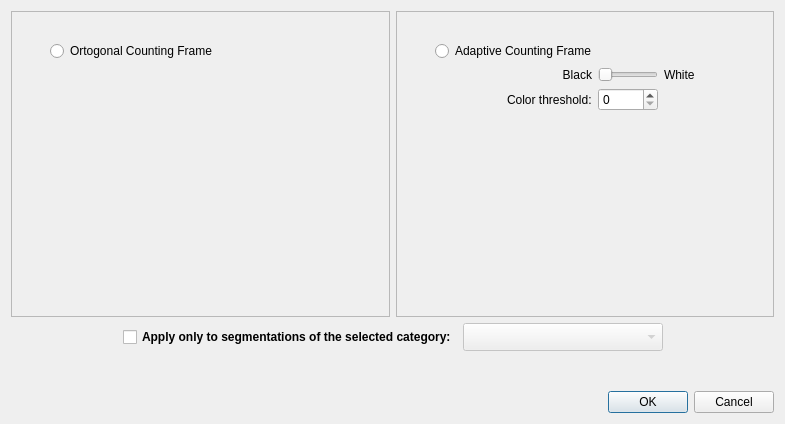
<?xml version="1.0" encoding="UTF-8"?>
<ui version="4.0">
 <class>TypeDialog</class>
 <widget class="QDialog" name="TypeDialog">
  <property name="geometry">
   <rect>
    <x>0</x>
    <y>0</y>
    <width>785</width>
    <height>424</height>
   </rect>
  </property>
  <property name="windowTitle">
   <string>Select Counting Frame</string>
  </property>
  <layout class="QVBoxLayout" name="verticalLayout">
   <item>
    <layout class="QHBoxLayout" name="horizontalLayout" stretch="1,1">
     <item>
      <widget class="QFrame" name="frame_2">
       <property name="frameShape">
        <enum>QFrame::StyledPanel</enum>
       </property>
       <property name="frameShadow">
        <enum>QFrame::Raised</enum>
       </property>
       <layout class="QVBoxLayout" name="verticalLayout_9">
        <item>
         <widget class="QLabel" name="label_11">
          <property name="sizePolicy">
           <sizepolicy hsizetype="Minimum" vsizetype="Minimum">
            <horstretch>0</horstretch>
            <verstretch>0</verstretch>
           </sizepolicy>
          </property>
          <property name="text">
           <string/>
          </property>
          <property name="pixmap">
           <pixmap resource="../rsc/CountingFrame.qrc">:/rectangular-frame.png</pixmap>
          </property>
          <property name="alignment">
           <set>Qt::AlignCenter</set>
          </property>
         </widget>
        </item>
        <item>
         <layout class="QHBoxLayout" name="horizontalLayout_5">
          <item>
           <widget class="QRadioButton" name="ortogonalRadio">
            <property name="maximumSize">
             <size>
              <width>300</width>
              <height>16777215</height>
             </size>
            </property>
            <property name="text">
             <string>Ortogonal Counting Frame</string>
            </property>
            <property name="autoExclusive">
             <bool>true</bool>
            </property>
           </widget>
          </item>
         </layout>
        </item>
        <item>
         <spacer name="verticalSpacer_3">
          <property name="orientation">
           <enum>Qt::Vertical</enum>
          </property>
          <property name="sizeType">
           <enum>QSizePolicy::MinimumExpanding</enum>
          </property>
          <property name="sizeHint" stdset="0">
           <size>
            <width>20</width>
            <height>0</height>
           </size>
          </property>
         </spacer>
        </item>
       </layout>
      </widget>
     </item>
     <item>
      <widget class="QFrame" name="frame">
       <property name="frameShape">
        <enum>QFrame::StyledPanel</enum>
       </property>
       <property name="frameShadow">
        <enum>QFrame::Raised</enum>
       </property>
       <layout class="QVBoxLayout" name="verticalLayout_2">
        <item>
         <widget class="QLabel" name="adaptiveExample">
          <property name="sizePolicy">
           <sizepolicy hsizetype="Minimum" vsizetype="Minimum">
            <horstretch>0</horstretch>
            <verstretch>0</verstretch>
           </sizepolicy>
          </property>
          <property name="text">
           <string/>
          </property>
          <property name="pixmap">
           <pixmap resource="../rsc/CountingFrame.qrc">:/adaptive-frame.png</pixmap>
          </property>
          <property name="alignment">
           <set>Qt::AlignCenter</set>
          </property>
         </widget>
        </item>
        <item>
         <layout class="QHBoxLayout" name="horizontalLayout_11">
          <item>
           <widget class="QRadioButton" name="adaptiveRadio">
            <property name="maximumSize">
             <size>
              <width>300</width>
              <height>16777215</height>
             </size>
            </property>
            <property name="text">
             <string>Adaptive Counting Frame</string>
            </property>
            <property name="autoExclusive">
             <bool>true</bool>
            </property>
           </widget>
          </item>
         </layout>
        </item>
        <item>
         <layout class="QGridLayout" name="gridLayout">
          <item row="2" column="1">
           <widget class="QLabel" name="thresholdLabel">
            <property name="text">
             <string>Color threshold:</string>
            </property>
           </widget>
          </item>
          <item row="1" column="1">
           <widget class="QLabel" name="balckLabel">
            <property name="text">
             <string>Black</string>
            </property>
            <property name="alignment">
             <set>Qt::AlignRight|Qt::AlignTrailing|Qt::AlignVCenter</set>
            </property>
           </widget>
          </item>
          <item row="2" column="3">
           <widget class="QSpinBox" name="thresholdBox">
            <property name="maximumSize">
             <size>
              <width>60</width>
              <height>16777215</height>
             </size>
            </property>
           </widget>
          </item>
          <item row="1" column="3">
           <widget class="QSlider" name="colorBox">
            <property name="maximumSize">
             <size>
              <width>60</width>
              <height>16777215</height>
             </size>
            </property>
            <property name="maximum">
             <number>255</number>
            </property>
            <property name="orientation">
             <enum>Qt::Horizontal</enum>
            </property>
           </widget>
          </item>
          <item row="2" column="4">
           <spacer name="horizontalSpacer">
            <property name="orientation">
             <enum>Qt::Horizontal</enum>
            </property>
            <property name="sizeHint" stdset="0">
             <size>
              <width>40</width>
              <height>20</height>
             </size>
            </property>
           </spacer>
          </item>
          <item row="2" column="0">
           <spacer name="horizontalSpacer_2">
            <property name="orientation">
             <enum>Qt::Horizontal</enum>
            </property>
            <property name="sizeHint" stdset="0">
             <size>
              <width>40</width>
              <height>20</height>
             </size>
            </property>
           </spacer>
          </item>
          <item row="1" column="4">
           <widget class="QLabel" name="whiteLabel">
            <property name="text">
             <string>White</string>
            </property>
           </widget>
          </item>
         </layout>
        </item>
        <item>
         <spacer name="verticalSpacer_4">
          <property name="orientation">
           <enum>Qt::Vertical</enum>
          </property>
          <property name="sizeType">
           <enum>QSizePolicy::MinimumExpanding</enum>
          </property>
          <property name="sizeHint" stdset="0">
           <size>
            <width>20</width>
            <height>0</height>
           </size>
          </property>
         </spacer>
        </item>
       </layout>
      </widget>
     </item>
    </layout>
   </item>
   <item>
    <layout class="QHBoxLayout" name="horizontalLayout_2">
     <item>
      <spacer name="horizontalSpacer_4">
       <property name="orientation">
        <enum>Qt::Horizontal</enum>
       </property>
       <property name="sizeHint" stdset="0">
        <size>
         <width>40</width>
         <height>20</height>
        </size>
       </property>
      </spacer>
     </item>
     <item>
      <widget class="QCheckBox" name="useCategoryConstraint">
       <property name="enabled">
        <bool>true</bool>
       </property>
       <property name="font">
        <font>
         <weight>75</weight>
         <bold>true</bold>
        </font>
       </property>
       <property name="text">
        <string>Apply only to segmentations of the selected category:</string>
       </property>
      </widget>
     </item>
     <item>
      <widget class="QComboTreeView" name="categorySelector">
       <property name="enabled">
        <bool>false</bool>
       </property>
       <property name="sizePolicy">
        <sizepolicy hsizetype="Minimum" vsizetype="Fixed">
         <horstretch>0</horstretch>
         <verstretch>0</verstretch>
        </sizepolicy>
       </property>
       <property name="minimumSize">
        <size>
         <width>200</width>
         <height>28</height>
        </size>
       </property>
      </widget>
     </item>
     <item>
      <spacer name="horizontalSpacer_3">
       <property name="orientation">
        <enum>Qt::Horizontal</enum>
       </property>
       <property name="sizeHint" stdset="0">
        <size>
         <width>40</width>
         <height>20</height>
        </size>
       </property>
      </spacer>
     </item>
    </layout>
   </item>
   <item>
    <widget class="QLabel" name="label_5">
     <property name="sizePolicy">
      <sizepolicy hsizetype="Preferred" vsizetype="Preferred">
       <horstretch>0</horstretch>
       <verstretch>0</verstretch>
      </sizepolicy>
     </property>
     <property name="text">
      <string>&lt;html&gt;&lt;head/&gt;&lt;body&gt;&lt;p&gt;&lt;br/&gt;&lt;/p&gt;&lt;/body&gt;&lt;/html&gt;</string>
     </property>
    </widget>
   </item>
   <item>
    <widget class="QDialogButtonBox" name="buttonBox">
     <property name="orientation">
      <enum>Qt::Horizontal</enum>
     </property>
     <property name="standardButtons">
      <set>QDialogButtonBox::Cancel|QDialogButtonBox::Ok</set>
     </property>
    </widget>
   </item>
  </layout>
 </widget>
 <customwidgets>
  <customwidget>
   <class>QComboTreeView</class>
   <extends>QComboBox</extends>
   <header>GUI/Widgets/QComboTreeView.h</header>
  </customwidget>
 </customwidgets>
 <resources>
  <include location="../rsc/CountingFrame.qrc"/>
 </resources>
 <connections>
  <connection>
   <sender>buttonBox</sender>
   <signal>accepted()</signal>
   <receiver>TypeDialog</receiver>
   <slot>accept()</slot>
   <hints>
    <hint type="sourcelabel">
     <x>248</x>
     <y>254</y>
    </hint>
    <hint type="destinationlabel">
     <x>157</x>
     <y>274</y>
    </hint>
   </hints>
  </connection>
  <connection>
   <sender>buttonBox</sender>
   <signal>rejected()</signal>
   <receiver>TypeDialog</receiver>
   <slot>reject()</slot>
   <hints>
    <hint type="sourcelabel">
     <x>316</x>
     <y>260</y>
    </hint>
    <hint type="destinationlabel">
     <x>286</x>
     <y>274</y>
    </hint>
   </hints>
  </connection>
 </connections>
</ui>
